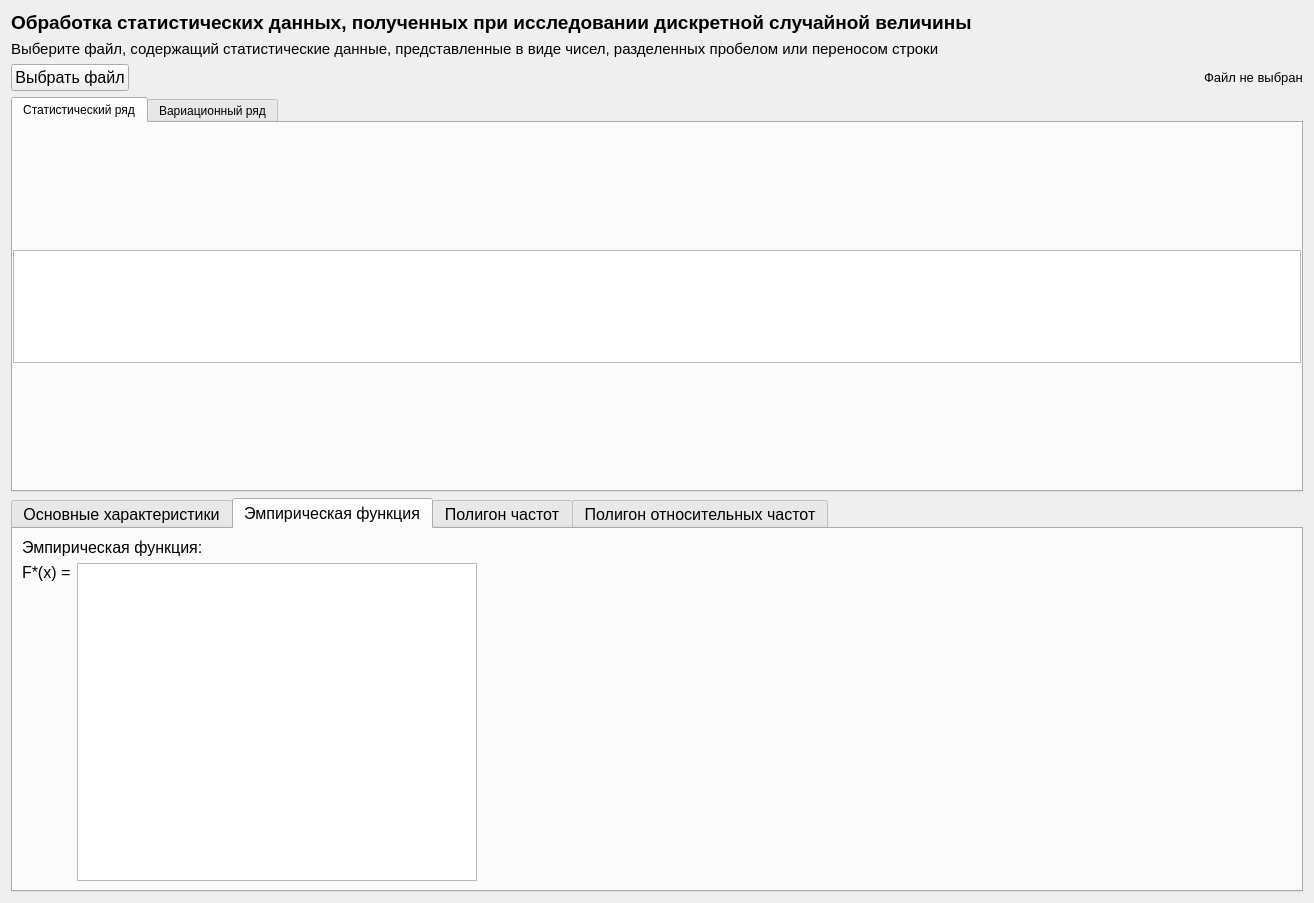
<?xml version="1.0" encoding="UTF-8"?>
<ui version="4.0">
 <class>Form</class>
 <widget class="QWidget" name="Form">
  <property name="geometry">
   <rect>
    <x>0</x>
    <y>0</y>
    <width>1314</width>
    <height>903</height>
   </rect>
  </property>
  <property name="windowTitle">
   <string>Form</string>
  </property>
  <layout class="QVBoxLayout" name="verticalLayout">
   <item>
    <widget class="QLabel" name="infoLabel">
     <property name="font">
      <font>
       <pointsize>14</pointsize>
       <weight>75</weight>
       <bold>true</bold>
      </font>
     </property>
     <property name="text">
      <string>Обработка статистических данных, полученных при исследовании дискретной случайной величины</string>
     </property>
     <property name="wordWrap">
      <bool>true</bool>
     </property>
    </widget>
   </item>
   <item>
    <widget class="QLabel" name="fileHintLabel">
     <property name="font">
      <font>
       <pointsize>11</pointsize>
      </font>
     </property>
     <property name="text">
      <string>Выберите файл, содержащий статистические данные, представленные в виде чисел, разделенных пробелом или переносом строки</string>
     </property>
     <property name="wordWrap">
      <bool>true</bool>
     </property>
    </widget>
   </item>
   <item>
    <layout class="QHBoxLayout" name="fileSelection">
     <item>
      <widget class="QPushButton" name="openFile">
       <property name="font">
        <font>
         <pointsize>12</pointsize>
        </font>
       </property>
       <property name="text">
        <string>Выбрать файл</string>
       </property>
      </widget>
     </item>
     <item>
      <spacer name="horizontalSpacer_18">
       <property name="orientation">
        <enum>Qt::Horizontal</enum>
       </property>
       <property name="sizeHint" stdset="0">
        <size>
         <width>40</width>
         <height>20</height>
        </size>
       </property>
      </spacer>
     </item>
     <item>
      <widget class="QLabel" name="selectedFile">
       <property name="font">
        <font>
         <pointsize>10</pointsize>
        </font>
       </property>
       <property name="text">
        <string>Файл не выбран</string>
       </property>
      </widget>
     </item>
    </layout>
   </item>
   <item>
    <widget class="QTabWidget" name="tabWidget">
     <property name="currentIndex">
      <number>0</number>
     </property>
     <widget class="QWidget" name="tab">
      <attribute name="title">
       <string>Статистический ряд</string>
      </attribute>
      <layout class="QVBoxLayout" name="verticalLayout_2">
       <property name="leftMargin">
        <number>0</number>
       </property>
       <property name="topMargin">
        <number>0</number>
       </property>
       <property name="rightMargin">
        <number>0</number>
       </property>
       <property name="bottomMargin">
        <number>0</number>
       </property>
       <item>
        <widget class="QTableWidget" name="table">
         <property name="sizePolicy">
          <sizepolicy hsizetype="Expanding" vsizetype="Maximum">
           <horstretch>0</horstretch>
           <verstretch>0</verstretch>
          </sizepolicy>
         </property>
         <property name="minimumSize">
          <size>
           <width>0</width>
           <height>113</height>
          </size>
         </property>
         <property name="font">
          <font>
           <pointsize>11</pointsize>
          </font>
         </property>
         <property name="verticalScrollBarPolicy">
          <enum>Qt::ScrollBarAlwaysOff</enum>
         </property>
         <property name="sizeAdjustPolicy">
          <enum>QAbstractScrollArea::AdjustToContents</enum>
         </property>
         <property name="editTriggers">
          <set>QAbstractItemView::NoEditTriggers</set>
         </property>
         <attribute name="horizontalHeaderVisible">
          <bool>false</bool>
         </attribute>
        </widget>
       </item>
      </layout>
     </widget>
     <widget class="QWidget" name="tab_2">
      <attribute name="title">
       <string>Вариационный ряд</string>
      </attribute>
      <layout class="QVBoxLayout" name="verticalLayout_3">
       <property name="leftMargin">
        <number>0</number>
       </property>
       <property name="topMargin">
        <number>0</number>
       </property>
       <property name="rightMargin">
        <number>0</number>
       </property>
       <property name="bottomMargin">
        <number>0</number>
       </property>
       <item>
        <widget class="QLabel" name="varSeries">
         <property name="font">
          <font>
           <pointsize>12</pointsize>
           <weight>50</weight>
           <bold>false</bold>
          </font>
         </property>
         <property name="text">
          <string/>
         </property>
         <property name="wordWrap">
          <bool>true</bool>
         </property>
        </widget>
       </item>
      </layout>
     </widget>
    </widget>
   </item>
   <item>
    <widget class="QTabWidget" name="tabs">
     <property name="font">
      <font>
       <pointsize>12</pointsize>
      </font>
     </property>
     <property name="tabShape">
      <enum>QTabWidget::Rounded</enum>
     </property>
     <property name="currentIndex">
      <number>1</number>
     </property>
     <widget class="QWidget" name="discrete_parameters">
      <attribute name="title">
       <string>Основные характеристики</string>
      </attribute>
      <layout class="QHBoxLayout" name="horizontalLayout_47">
       <item>
        <widget class="QLabel" name="discrete_parameters_formula">
         <property name="sizePolicy">
          <sizepolicy hsizetype="Preferred" vsizetype="Preferred">
           <horstretch>0</horstretch>
           <verstretch>0</verstretch>
          </sizepolicy>
         </property>
         <property name="text">
          <string/>
         </property>
         <property name="pixmap">
          <pixmap>../images/lab5_formulas.png</pixmap>
         </property>
        </widget>
       </item>
       <item>
        <layout class="QVBoxLayout" name="verticalLayout_67">
         <property name="sizeConstraint">
          <enum>QLayout::SetFixedSize</enum>
         </property>
         <item>
          <layout class="QHBoxLayout" name="horizontalLayout_35">
           <property name="spacing">
            <number>2</number>
           </property>
           <item>
            <widget class="QLabel" name="label">
             <property name="font">
              <font>
               <pointsize>18</pointsize>
              </font>
             </property>
             <property name="text">
              <string>x</string>
             </property>
            </widget>
           </item>
           <item>
            <layout class="QVBoxLayout" name="verticalLayout_57">
             <item>
              <spacer name="verticalSpacer_7">
               <property name="orientation">
                <enum>Qt::Vertical</enum>
               </property>
               <property name="sizeType">
                <enum>QSizePolicy::Maximum</enum>
               </property>
               <property name="sizeHint" stdset="0">
                <size>
                 <width>10</width>
                 <height>40</height>
                </size>
               </property>
              </spacer>
             </item>
             <item>
              <widget class="QLabel" name="label_4">
               <property name="font">
                <font>
                 <pointsize>10</pointsize>
                </font>
               </property>
               <property name="text">
                <string>в</string>
               </property>
              </widget>
             </item>
            </layout>
           </item>
           <item>
            <widget class="QLabel" name="label_6">
             <property name="font">
              <font>
               <pointsize>18</pointsize>
              </font>
             </property>
             <property name="text">
              <string>=</string>
             </property>
            </widget>
           </item>
           <item>
            <widget class="QLabel" name="xv_label">
             <property name="font">
              <font>
               <pointsize>18</pointsize>
              </font>
             </property>
             <property name="text">
              <string/>
             </property>
            </widget>
           </item>
           <item>
            <spacer name="horizontalSpacer_24">
             <property name="orientation">
              <enum>Qt::Horizontal</enum>
             </property>
             <property name="sizeHint" stdset="0">
              <size>
               <width>40</width>
               <height>20</height>
              </size>
             </property>
            </spacer>
           </item>
          </layout>
         </item>
         <item>
          <layout class="QHBoxLayout" name="horizontalLayout_36">
           <property name="spacing">
            <number>2</number>
           </property>
           <item>
            <widget class="QLabel" name="label_5">
             <property name="font">
              <font>
               <pointsize>18</pointsize>
              </font>
             </property>
             <property name="text">
              <string>D</string>
             </property>
            </widget>
           </item>
           <item>
            <layout class="QVBoxLayout" name="verticalLayout_68">
             <item>
              <spacer name="verticalSpacer_40">
               <property name="orientation">
                <enum>Qt::Vertical</enum>
               </property>
               <property name="sizeType">
                <enum>QSizePolicy::Minimum</enum>
               </property>
               <property name="sizeHint" stdset="0">
                <size>
                 <width>10</width>
                 <height>40</height>
                </size>
               </property>
              </spacer>
             </item>
             <item>
              <widget class="QLabel" name="label_7">
               <property name="font">
                <font>
                 <pointsize>10</pointsize>
                </font>
               </property>
               <property name="text">
                <string>в</string>
               </property>
              </widget>
             </item>
            </layout>
           </item>
           <item>
            <widget class="QLabel" name="label_8">
             <property name="font">
              <font>
               <pointsize>18</pointsize>
              </font>
             </property>
             <property name="text">
              <string>=</string>
             </property>
            </widget>
           </item>
           <item>
            <widget class="QLabel" name="dv_label">
             <property name="font">
              <font>
               <pointsize>18</pointsize>
              </font>
             </property>
             <property name="text">
              <string/>
             </property>
            </widget>
           </item>
           <item>
            <spacer name="horizontalSpacer_25">
             <property name="orientation">
              <enum>Qt::Horizontal</enum>
             </property>
             <property name="sizeHint" stdset="0">
              <size>
               <width>40</width>
               <height>20</height>
              </size>
             </property>
            </spacer>
           </item>
          </layout>
         </item>
         <item>
          <layout class="QHBoxLayout" name="horizontalLayout_44">
           <property name="spacing">
            <number>2</number>
           </property>
           <item>
            <widget class="QLabel" name="label_9">
             <property name="font">
              <font>
               <pointsize>18</pointsize>
              </font>
             </property>
             <property name="text">
              <string>σ</string>
             </property>
            </widget>
           </item>
           <item>
            <layout class="QVBoxLayout" name="verticalLayout_70">
             <item>
              <spacer name="verticalSpacer_41">
               <property name="orientation">
                <enum>Qt::Vertical</enum>
               </property>
               <property name="sizeType">
                <enum>QSizePolicy::Minimum</enum>
               </property>
               <property name="sizeHint" stdset="0">
                <size>
                 <width>10</width>
                 <height>40</height>
                </size>
               </property>
              </spacer>
             </item>
             <item>
              <widget class="QLabel" name="label_10">
               <property name="font">
                <font>
                 <pointsize>10</pointsize>
                </font>
               </property>
               <property name="text">
                <string>в</string>
               </property>
              </widget>
             </item>
            </layout>
           </item>
           <item>
            <widget class="QLabel" name="label_11">
             <property name="font">
              <font>
               <pointsize>18</pointsize>
              </font>
             </property>
             <property name="text">
              <string>=</string>
             </property>
            </widget>
           </item>
           <item>
            <widget class="QLabel" name="sigma_v_label">
             <property name="font">
              <font>
               <pointsize>18</pointsize>
              </font>
             </property>
             <property name="text">
              <string/>
             </property>
            </widget>
           </item>
           <item>
            <spacer name="horizontalSpacer_30">
             <property name="orientation">
              <enum>Qt::Horizontal</enum>
             </property>
             <property name="sizeHint" stdset="0">
              <size>
               <width>40</width>
               <height>20</height>
              </size>
             </property>
            </spacer>
           </item>
          </layout>
         </item>
         <item>
          <layout class="QHBoxLayout" name="horizontalLayout_45">
           <property name="spacing">
            <number>2</number>
           </property>
           <item>
            <widget class="QLabel" name="label_12">
             <property name="font">
              <font>
               <pointsize>18</pointsize>
              </font>
             </property>
             <property name="text">
              <string>S </string>
             </property>
            </widget>
           </item>
           <item>
            <widget class="QLabel" name="label_14">
             <property name="font">
              <font>
               <pointsize>18</pointsize>
              </font>
             </property>
             <property name="text">
              <string>=</string>
             </property>
            </widget>
           </item>
           <item>
            <widget class="QLabel" name="s_label">
             <property name="font">
              <font>
               <pointsize>18</pointsize>
              </font>
             </property>
             <property name="text">
              <string/>
             </property>
            </widget>
           </item>
           <item>
            <spacer name="horizontalSpacer_31">
             <property name="orientation">
              <enum>Qt::Horizontal</enum>
             </property>
             <property name="sizeHint" stdset="0">
              <size>
               <width>40</width>
               <height>20</height>
              </size>
             </property>
            </spacer>
           </item>
          </layout>
         </item>
        </layout>
       </item>
      </layout>
     </widget>
     <widget class="QWidget" name="discrete_function">
      <attribute name="title">
       <string>Эмпирическая функция</string>
      </attribute>
      <layout class="QHBoxLayout" name="discrete_function_layout">
       <item>
        <layout class="QVBoxLayout" name="verticalLayout_64">
         <item>
          <widget class="QLabel" name="label_13">
           <property name="text">
            <string>Эмпирическая функция:</string>
           </property>
          </widget>
         </item>
         <item>
          <layout class="QHBoxLayout" name="horizontalLayout_46">
           <item>
            <widget class="QLabel" name="functionLabel">
             <property name="sizePolicy">
              <sizepolicy hsizetype="Preferred" vsizetype="Preferred">
               <horstretch>0</horstretch>
               <verstretch>0</verstretch>
              </sizepolicy>
             </property>
             <property name="text">
              <string>F*(x) =</string>
             </property>
             <property name="alignment">
              <set>Qt::AlignLeading|Qt::AlignLeft|Qt::AlignTop</set>
             </property>
            </widget>
           </item>
           <item>
            <widget class="QPlainTextEdit" name="functionText">
             <property name="sizePolicy">
              <sizepolicy hsizetype="Preferred" vsizetype="Expanding">
               <horstretch>0</horstretch>
               <verstretch>0</verstretch>
              </sizepolicy>
             </property>
             <property name="minimumSize">
              <size>
               <width>400</width>
               <height>0</height>
              </size>
             </property>
             <property name="readOnly">
              <bool>true</bool>
             </property>
             <property name="plainText">
              <string/>
             </property>
            </widget>
           </item>
           <item>
            <widget class="QWidget" name="discrete_function_plot" native="true">
             <property name="sizePolicy">
              <sizepolicy hsizetype="Expanding" vsizetype="Preferred">
               <horstretch>0</horstretch>
               <verstretch>0</verstretch>
              </sizepolicy>
             </property>
            </widget>
           </item>
          </layout>
         </item>
        </layout>
       </item>
      </layout>
     </widget>
     <widget class="QWidget" name="freq_polygon">
      <attribute name="title">
       <string>Полигон частот</string>
      </attribute>
     </widget>
     <widget class="QWidget" name="rel_freq_polygon">
      <attribute name="title">
       <string>Полигон относительных частот</string>
      </attribute>
     </widget>
    </widget>
   </item>
  </layout>
 </widget>
 <resources/>
 <connections/>
</ui>
